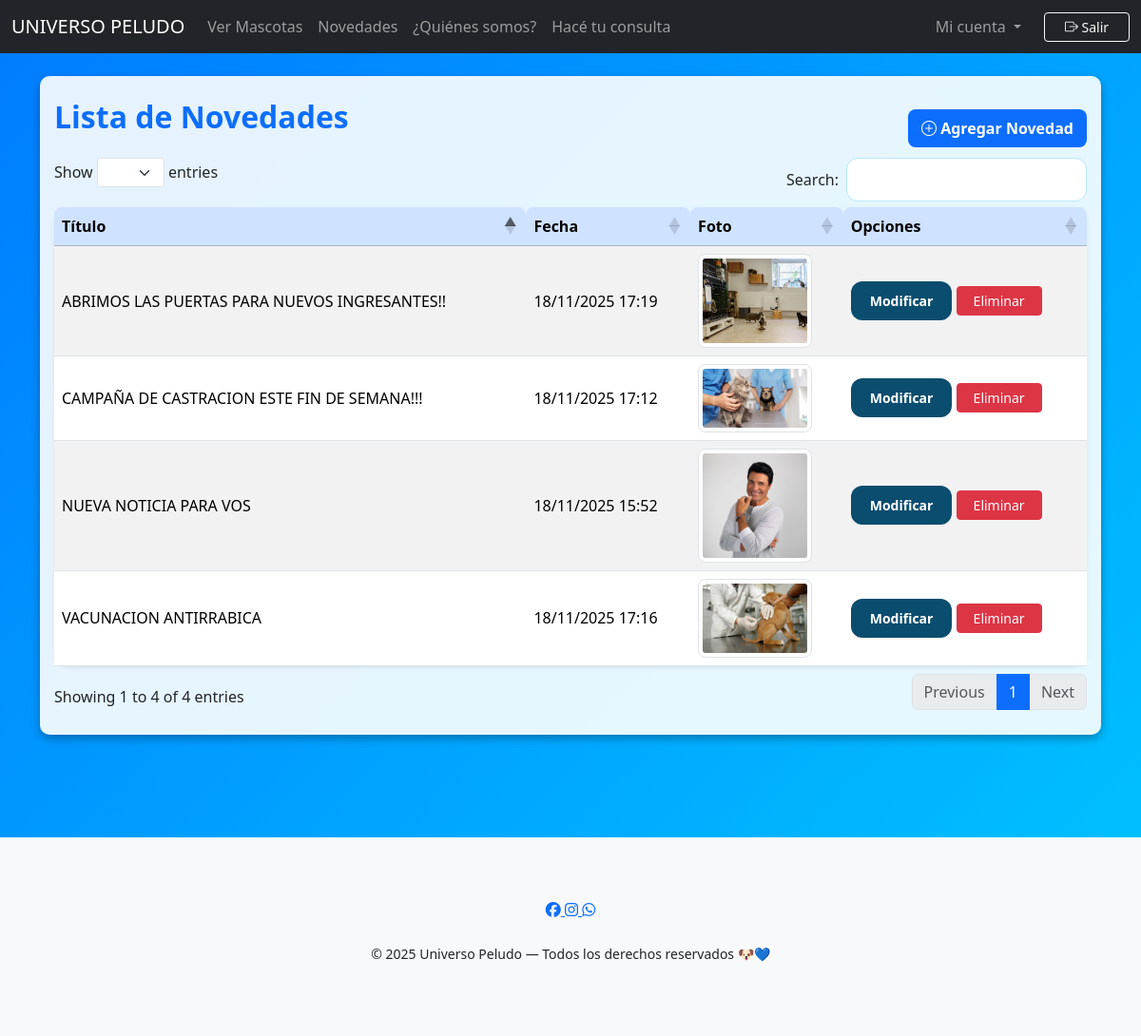
Screenshot of /novedades/listar/ (signed in) with the database file from the repository.
### apps/core/models.py (models this page shows, shortened)
class Novedad(models.Model):
    titulo = models.CharField(max_length=200)
    descripcion_corta = models.TextField(max_length=300)
    contenido = models.TextField()
    imagen = models.ImageField(upload_to="novedades/", blank=True, null=True)
    fecha = models.DateTimeField(auto_now_add=True)
    class Meta:
        ordering = ['-fecha']  # más nuevas primero

### apps/core/views.py (the view)
# urls.py: path('novedades/listar/', listar_novedades, name='listar_novedades'),
@login_required(login_url='/login/')
def listar_novedades(request):
    lista_novedades = Novedad.objects.all()
    return render(request, 'admin/novedades/listaNovedades.html', {'novedades': lista_novedades})

### apps/core/templates/admin/novedades/listaNovedades.html
{% extends "base.html" %}
{% block content %}
<div class="table-responsive py-4" style="margin-top: 80px;">
    <div style="display: flex; justify-content: space-between; align-items: center;">
        <h2 class="mb-4 text-primary fw-bold">Lista de Novedades</h2>
        <a href="{% url 'crear_novedades' %}"
            style="font-weight: 600; text-decoration: none; background: #0d6efd; color: white; padding: 8px 14px; border-radius: 8px;">
            <i class="bi bi-plus-circle"></i> Agregar Novedad
        </a>
    </div>
    <table id="tablaUP" class="table table-striped table-hover align-middle shadow-sm rounded-4">
        <thead class="table-primary">
            <tr>
                <th>Título</th>
                <th>Fecha</th>
                <th>Foto</th>
                <th>Opciones</th>
            </tr>
        </thead>
        <tbody>
            {% for n in novedades %}
            <tr>
                <td>{{ n.titulo }}</td>
                <td>{{ n.fecha|date:"d/m/Y H:i" }}</td>
                <td>
                    {% if n.imagen %}
                    <img src="{{ n.imagen.url }}" class="img-thumbnail" style="max-width:120px; border-radius:8px;">
                    {% else %}
                    <span class="text-muted">Sin foto</span>
                    {% endif %}
                </td>
                <td>
                    <a href="{% url 'modificar_novedades' n.id %}" class="btn btn-sm btn-primary">Modificar</a>
                    <a href="{% url 'eliminar_novedades' n.id %}" class="btn-eliminar btn btn-danger btn-sm">Eliminar</a>
                </td>
            </tr>
            {% empty %}
            <tr>
                <td colspan="3" class="text-center">No hay novedades cargadas.</td>
            </tr>
            {% endfor %}
        </tbody>
    </table>
</div>
{% endblock %}

### static/css/mis_css.css (style rules this page uses)
.table-responsive { background-color: rgba(255, 255, 255, 0.9); padding: 15px; border-radius: 10px; box-shadow: 0 4px 10px rgba(0, 0, 0, 0.3); }
table th, table td { font-size: 1rem; color: #000; }
body { background-color: #0082f5; }
body { background: linear-gradient(135deg, #007bff, #00c6ff); }
.table thead th { border-top-left-radius: 0.5rem; border-top-right-radius: 0.5rem; }
.btn-sm { min-width: 90px; }
.btn-primary { background-color: #0275d8; border-color: #0275d8; }
.table-striped>tbody>tr:nth-of-type(odd) { background-color: #f1f8e9; }
.container .btn-primary { background-color: #0b4d6e; border: none; padding: 10px 20px; border-radius: 12px; font-weight: 600; transition: 0.3s; }
.btn-sm { padding: 0.35rem 0.7rem; font-size: 0.85rem; border-radius: 6px; transition: all 0.2s ease; }
.btn-primary { background-color: #1abc9c; border-color: #16a085; color: #fff; }
.btn-danger { background-color: #e74c3c; border-color: #c0392b; color: #fff; }

### rows the page displays
Novedad: titulo "ABRIMOS LAS PUERTAS PARA NUEVOS INGRESANTES!!", fecha "18/11/2025 17:19", imagen (picture)
Novedad: titulo "VACUNACION ANTIRRABICA", fecha "18/11/2025 17:16", imagen (picture)
Novedad: titulo "CAMPAÑA DE CASTRACION ESTE FIN DE SEMANA!!!", fecha "18/11/2025 17:12", imagen (picture)
Novedad: titulo "NUEVA NOTICIA PARA VOS", fecha "18/11/2025 15:52", imagen (picture)
